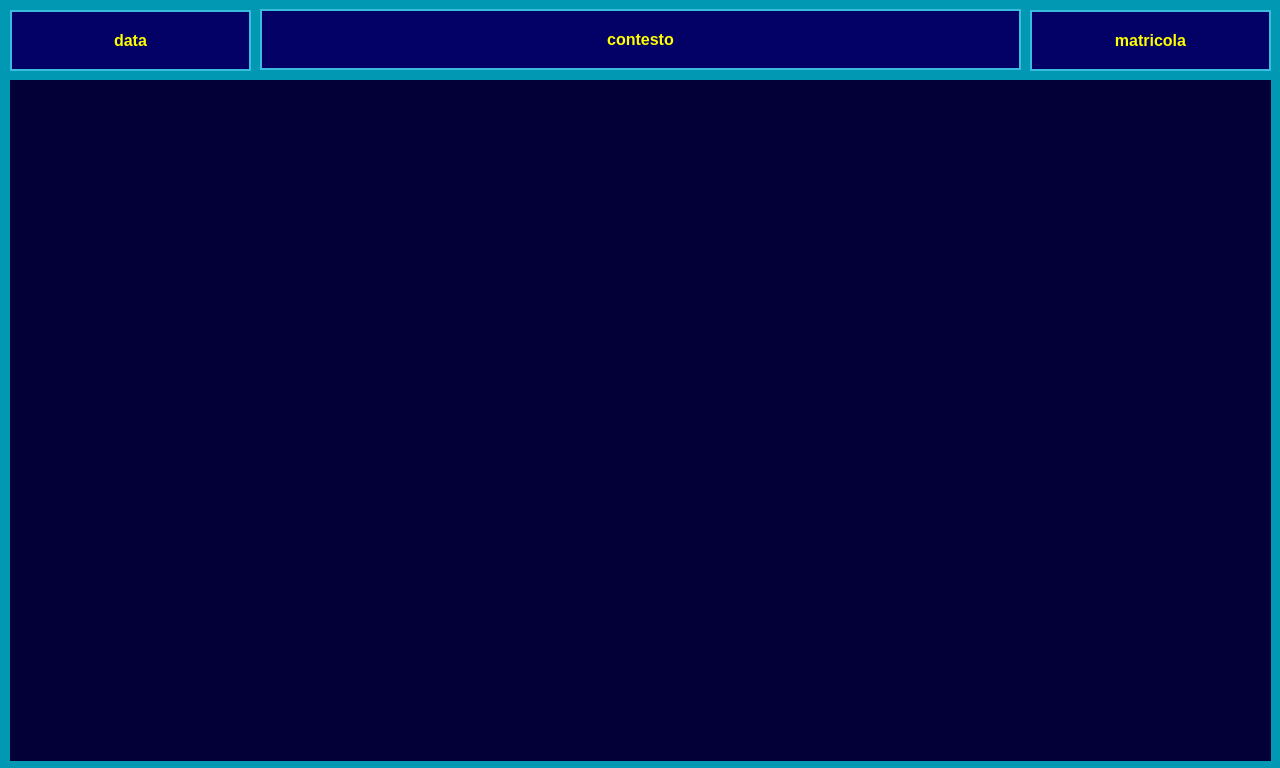
<?xml version="1.0" encoding="UTF-8"?>
<ui version="4.0">
 <class>MainWindow</class>
 <widget class="QMainWindow" name="MainWindow">
  <property name="geometry">
   <rect>
    <x>0</x>
    <y>0</y>
    <width>1280</width>
    <height>768</height>
   </rect>
  </property>
  <property name="font">
   <font>
    <pointsize>12</pointsize>
    <weight>75</weight>
    <bold>true</bold>
   </font>
  </property>
  <property name="windowTitle">
   <string>MainWindow</string>
  </property>
  <property name="styleSheet">
   <string notr="true"/>
  </property>
  <widget class="QWidget" name="mainWidget">
   <property name="styleSheet">
    <string notr="true">QWidget{background-color : #0098b2;}
QLabel { background-color : #030066; color : #fefe00;border:2px solid #39bcde;font: 18pt &quot;DejaVu Sans&quot;;font: bold; }
QMessageBox {
    background-color: #333333;
}
</string>
   </property>
   <widget class="QLabel" name="mydata">
    <property name="geometry">
     <rect>
      <x>10</x>
      <y>10</y>
      <width>241</width>
      <height>61</height>
     </rect>
    </property>
    <property name="palette">
     <palette>
      <active>
       <colorrole role="WindowText">
        <brush brushstyle="SolidPattern">
         <color alpha="255">
          <red>254</red>
          <green>254</green>
          <blue>0</blue>
         </color>
        </brush>
       </colorrole>
       <colorrole role="Button">
        <brush brushstyle="SolidPattern">
         <color alpha="255">
          <red>3</red>
          <green>0</green>
          <blue>102</blue>
         </color>
        </brush>
       </colorrole>
       <colorrole role="Text">
        <brush brushstyle="SolidPattern">
         <color alpha="255">
          <red>254</red>
          <green>254</green>
          <blue>0</blue>
         </color>
        </brush>
       </colorrole>
       <colorrole role="ButtonText">
        <brush brushstyle="SolidPattern">
         <color alpha="255">
          <red>254</red>
          <green>254</green>
          <blue>0</blue>
         </color>
        </brush>
       </colorrole>
       <colorrole role="Base">
        <brush brushstyle="SolidPattern">
         <color alpha="255">
          <red>3</red>
          <green>0</green>
          <blue>102</blue>
         </color>
        </brush>
       </colorrole>
       <colorrole role="Window">
        <brush brushstyle="SolidPattern">
         <color alpha="255">
          <red>3</red>
          <green>0</green>
          <blue>102</blue>
         </color>
        </brush>
       </colorrole>
      </active>
      <inactive>
       <colorrole role="WindowText">
        <brush brushstyle="SolidPattern">
         <color alpha="255">
          <red>254</red>
          <green>254</green>
          <blue>0</blue>
         </color>
        </brush>
       </colorrole>
       <colorrole role="Button">
        <brush brushstyle="SolidPattern">
         <color alpha="255">
          <red>3</red>
          <green>0</green>
          <blue>102</blue>
         </color>
        </brush>
       </colorrole>
       <colorrole role="Text">
        <brush brushstyle="SolidPattern">
         <color alpha="255">
          <red>254</red>
          <green>254</green>
          <blue>0</blue>
         </color>
        </brush>
       </colorrole>
       <colorrole role="ButtonText">
        <brush brushstyle="SolidPattern">
         <color alpha="255">
          <red>254</red>
          <green>254</green>
          <blue>0</blue>
         </color>
        </brush>
       </colorrole>
       <colorrole role="Base">
        <brush brushstyle="SolidPattern">
         <color alpha="255">
          <red>3</red>
          <green>0</green>
          <blue>102</blue>
         </color>
        </brush>
       </colorrole>
       <colorrole role="Window">
        <brush brushstyle="SolidPattern">
         <color alpha="255">
          <red>3</red>
          <green>0</green>
          <blue>102</blue>
         </color>
        </brush>
       </colorrole>
      </inactive>
      <disabled>
       <colorrole role="WindowText">
        <brush brushstyle="SolidPattern">
         <color alpha="255">
          <red>254</red>
          <green>254</green>
          <blue>0</blue>
         </color>
        </brush>
       </colorrole>
       <colorrole role="Button">
        <brush brushstyle="SolidPattern">
         <color alpha="255">
          <red>3</red>
          <green>0</green>
          <blue>102</blue>
         </color>
        </brush>
       </colorrole>
       <colorrole role="Text">
        <brush brushstyle="SolidPattern">
         <color alpha="255">
          <red>254</red>
          <green>254</green>
          <blue>0</blue>
         </color>
        </brush>
       </colorrole>
       <colorrole role="ButtonText">
        <brush brushstyle="SolidPattern">
         <color alpha="255">
          <red>254</red>
          <green>254</green>
          <blue>0</blue>
         </color>
        </brush>
       </colorrole>
       <colorrole role="Base">
        <brush brushstyle="SolidPattern">
         <color alpha="255">
          <red>3</red>
          <green>0</green>
          <blue>102</blue>
         </color>
        </brush>
       </colorrole>
       <colorrole role="Window">
        <brush brushstyle="SolidPattern">
         <color alpha="255">
          <red>3</red>
          <green>0</green>
          <blue>102</blue>
         </color>
        </brush>
       </colorrole>
      </disabled>
     </palette>
    </property>
    <property name="styleSheet">
     <string notr="true"/>
    </property>
    <property name="frameShape">
     <enum>QFrame::WinPanel</enum>
    </property>
    <property name="frameShadow">
     <enum>QFrame::Plain</enum>
    </property>
    <property name="midLineWidth">
     <number>0</number>
    </property>
    <property name="text">
     <string>data</string>
    </property>
    <property name="textFormat">
     <enum>Qt::AutoText</enum>
    </property>
    <property name="alignment">
     <set>Qt::AlignCenter</set>
    </property>
   </widget>
   <widget class="QLabel" name="matricola">
    <property name="geometry">
     <rect>
      <x>1030</x>
      <y>10</y>
      <width>241</width>
      <height>61</height>
     </rect>
    </property>
    <property name="styleSheet">
     <string notr="true">QLabel { background-color : #030066; color : #fefe00;border:2px solid #39bcde }</string>
    </property>
    <property name="frameShape">
     <enum>QFrame::WinPanel</enum>
    </property>
    <property name="frameShadow">
     <enum>QFrame::Plain</enum>
    </property>
    <property name="midLineWidth">
     <number>0</number>
    </property>
    <property name="text">
     <string>matricola</string>
    </property>
    <property name="alignment">
     <set>Qt::AlignCenter</set>
    </property>
   </widget>
   <widget class="QLabel" name="contesto">
    <property name="geometry">
     <rect>
      <x>260</x>
      <y>9</y>
      <width>761</width>
      <height>61</height>
     </rect>
    </property>
    <property name="styleSheet">
     <string notr="true">QLabel { background-color : #030066; color : #fefe00;border:2px solid #39bcde }</string>
    </property>
    <property name="frameShape">
     <enum>QFrame::WinPanel</enum>
    </property>
    <property name="frameShadow">
     <enum>QFrame::Plain</enum>
    </property>
    <property name="midLineWidth">
     <number>0</number>
    </property>
    <property name="text">
     <string>contesto</string>
    </property>
    <property name="alignment">
     <set>Qt::AlignCenter</set>
    </property>
   </widget>
   <widget class="QWidget" name="boxcentrale" native="true">
    <property name="geometry">
     <rect>
      <x>10</x>
      <y>80</y>
      <width>1261</width>
      <height>681</height>
     </rect>
    </property>
    <property name="styleSheet">
     <string notr="true">QWidget{ background-color : #020037; color : #fefe00 }</string>
    </property>
   </widget>
  </widget>
 </widget>
 <layoutdefault spacing="6" margin="11"/>
 <resources/>
 <connections/>
</ui>
